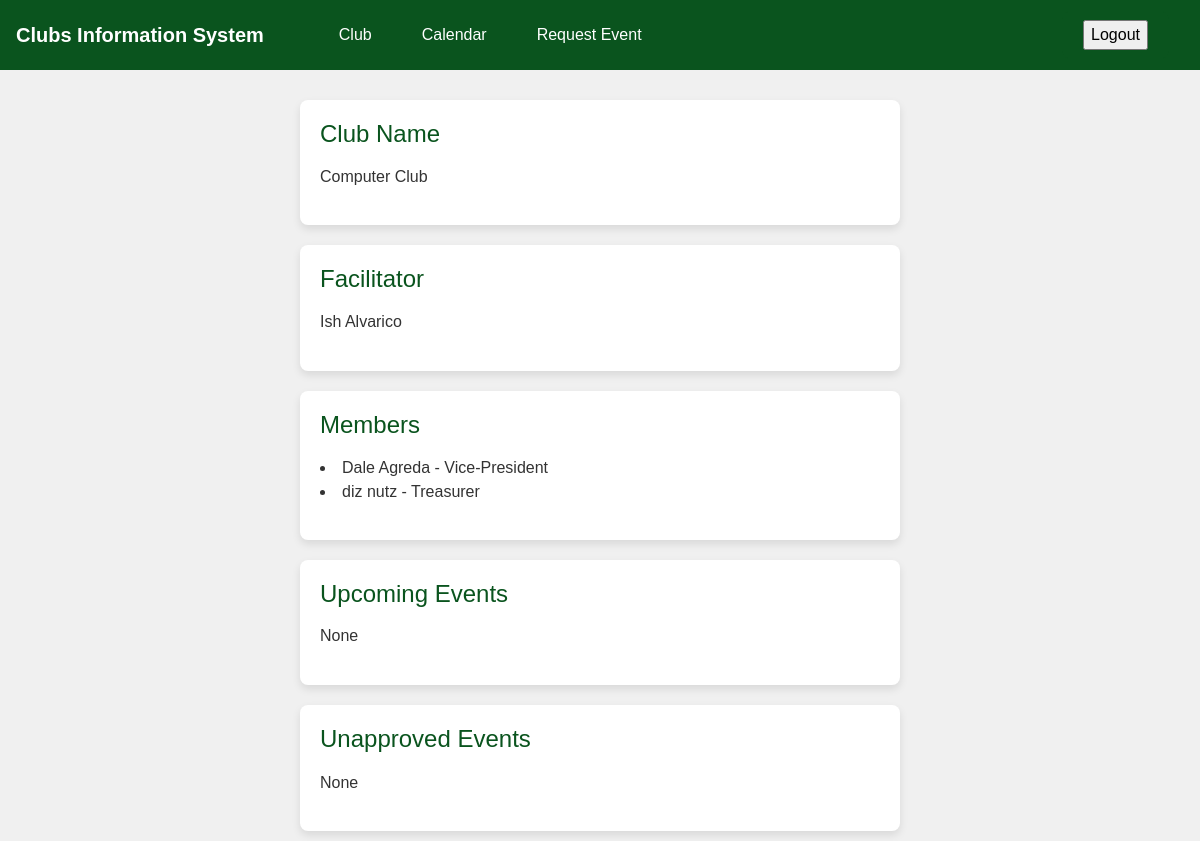
Page /student/club/club.php (signed in) on the committed database.
### tables this page shows
CREATE TABLE `faculty` (
  `faculty_id` int(10) NOT NULL,
  `first_name` varchar(255) NOT NULL,
  `last_name` varchar(255) NOT NULL
);

CREATE TABLE `student` (
  `student_id` int(10) NOT NULL,
  `first_name` varchar(255) NOT NULL,
  `last_name` varchar(255) NOT NULL,
  `course` int(10) NOT NULL,
  `club` int(10) DEFAULT NULL,
  `position` int(10) NOT NULL
);

CREATE TABLE `position` (
  `position_id` int(10) NOT NULL,
  `position_name` varchar(255) NOT NULL
);

### student/club/club.php (the view, shortened to what this page needs)
<!DOCTYPE html>
<html lang="en">
<head>
  <link href="https://maxcdn.bootstrapcdn.com/bootstrap/4.5.2/css/bootstrap.min.css" rel="stylesheet">
</head>
<body>
  <nav class="navbar navbar-expand-lg">
    <a class="navbar-brand" href="#">Clubs Information System</a>
    <div class="collapse navbar-collapse" id="navbarNav">
      <ul class="navbar-nav mr-auto">
        <li class="nav-item">
          <a class="nav-link" href="../club/club.php">Club</a>
        </li>
        <li class="nav-item">
          <a class="nav-link" href="../calendar/dynamic-full-calendar.html">Calendar</a>
        </li>
        <li class="nav-item">
          <a class="nav-link" href="../request/request.php">Request Event</a>
        </li>
      </ul>
      <ul class="navbar-nav">
        <li class="nav-item">
		  <form class="btn btn-logout" action="../logout.php" method="post">
		<input type="submit" name="submit_button" value="Logout">
		</form>
        </li>
      </ul>
    </div>
  </nav>
  <div class="container">
    <div class="box">
      <h2>Club Name</h2>
      <p>
		<?php
		$conn = new mysqli("localhost", "root", "", "website_project");
		$firstName = $_SESSION['first_name'];
		$lastName = $_SESSION['last_name'];
		$club_name = $conn->query("SELECT club_name FROM club WHERE club_id = (SELECT club FROM student WHERE first_name = '$firstName' AND last_name = '$lastName')");
		if($club_name->num_rows > 0)
		{
			echo $_SESSION['club_name'];
		}
	?>
	  </p>
    </div>
    <div class="box">
      <h2>Facilitator</h2>
      <p>
		<?php
		$conn = new mysqli("localhost", "root", "", "website_project");
		$firstName = $_SESSION['first_name'];
		$lastName = $_SESSION['last_name'];
		$club_name = $conn->query("SELECT first_name, last_name FROM faculty WHERE faculty_id = (SELECT facilitator FROM club WHERE club_id = (SELECT club FROM student WHERE first_name = '$firstName' AND last_name = '$lastName'))");
		if($club_name->num_rows > 0)
		{
			$row = $club_name->fetch_assoc();
			echo $row["first_name"]." ".$row['last_name'];
		}
		else{
			echo "None";
		}
	?>
	  </p>
    </div>
    <div class="box">
      <h2>Members</h2>
      <p class="members">
		<?php
		$club = $_SESSION['club_name'];
		$conn = new mysqli("localhost", "root", "", "website_project");
		$club_name = $conn->query("SELECT student.first_name, student.last_name, position.position_name FROM student
		INNER JOIN position on student.position = position.position_id
		WHERE student.club = (SELECT club_id FROM club WHERE club_name = '$club')");
		if($club_name->num_rows > 0)
		{
			while ($row = $club_name->fetch_assoc()) {
            echo '<li>' . $row['first_name'] . ' ' . $row['last_name'] . ' - ' . $row['position_name'] . '</li>';
        }
		}
		else{
			echo "None";
		}
	?>
	  </p>
    </div>
    <div class="box">
      <h2>Upcoming Events</h2>
      <p>
		<?php
			$conn = new mysqli("localhost", "root", "", "website_project");
		$club = $_SESSION['club'];
		$club_act = $conn->query("SELECT calendar_event_master.event_id, calendar_event_master.parents_permit, calendar_event_master.is_approved, club.club_name, calendar_event_master.event_name, calendar_event_master.event_start_date, calendar_event_master.event_end_date, calendar_event_master.submitted_by FROM calendar_event_master
		INNER JOIN student ON calendar_event_master.submitted_by = CONCAT(student.first_name, ' ' , student.last_name)
		INNER JOIN club ON club_id = student.club
		WHERE club.club_name = '$club' AND calendar_event_master.is_approved = 2 AND calendar_event_master.event_start_date > CURDATE()");
		if($club_act->num_rows > 0)
		{
			while ($row = $club_act->fetch_assoc()) {
				if($row['parents_permit'] == NULL)
				{
					echo "<li style='margin: 10px;'>" . $row['event_name'] . ' - ' . $row['event_start_date'] . '</li>';
				}
				else if($row['parents_permit'] == "required")
				{
					echo "<li style='margin: 10px;'>" . $row['event_name'] . ' - ' . $row['event_start_date'] . "<button style='padding: 5px 10px;
            border: none;
            background-color: #0a541e;
            color: white;
            cursor: pointer;
            border-radius: 3px;
			margin-left: 10px' class='approve-btn' onclick='requirePermit(" . $row["event_id"] . ")'>Submit Permit</button>".'</li>';
				}
				else if($row['parents_permit'] == "submitted")
				{
					$event = $row["event_id"];
					$permit = $conn->query("SELECT * from permit WHERE event_id = '$event'");
					while($per = $permit->fetch_assoc())
					{
						$submitted_by = $per["submitted_by"];
						$fileTitle = $per["file_title"];
						$filePath = $per["file_path"];
						echo "<li style='margin: 10px;'>" . $row['event_name'] . ' - ' . "<p><a href='$filePath' download>Download File</a></p>. </li>";
					}
				}
			}
        }
		else{
			echo "None";
		}
		?>
	  </p>
    </div>
    <div class="box">
      <h2>Unapproved Events</h2>
      <p><p>
		<?php
			$conn = new mysqli("localhost", "root", "", "website_project");
		$club = $_SESSION['club'];
		$club_act = $conn->query("SELECT calendar_event_master.is_approved, club.club_name, calendar_event_master.event_name, calendar_event_master.event_start_date, calendar_event_master.event_end_date, calendar_event_master.submitted_by FROM calendar_event_master
		INNER JOIN student ON calendar_event_master.submitted_by = CONCAT(student.first_name, ' ' , student.last_name)
		INNER JOIN club ON club_id = student.club
		WHERE club.club_name = '$club' AND calendar_event_master.is_approved = 0 OR calendar_event_master.is_approved = 1");
		if($club_act->num_rows > 0)
		{
			while ($row = $club_act->fetch_assoc()) {
            echo '<li>' . $row['event_name'] . ' - ' . $row['event_start_date'] . '</li>';
			}
        }
		else{
			echo "None";
		}
		?></p>
    </div>
  </div>
</body>
</html>

### student/club/club.php (style rules this page uses)
body { font-family: Arial, sans-serif; background-color: #f0f0f0; margin: 0; padding: 0; }
.container { display: flex; flex-wrap: wrap; justify-content: center; margin-top: 20px; }
.box { background-color: #ffffff; color: #333; width: 600px; padding: 20px; margin: 10px; border-radius: 8px; box-shadow: 0 4px 8px rgba(0, 0, 0, 0.1); transition: transform 0.3s ease-in-out; }
h2 { font-size: 24px; margin-bottom: 15px; color: #0a541e; }
p { font-size: 16px; line-height: 1.6; }
.navbar { background-color: #0a541e; color: white; }
.navbar-brand { color: white !important; font-weight: bold; margin-right: 50px; }
.navbar-nav .nav-item .nav-link { color: white !important; padding: 15px 25px; transition: background-color 0.3s; border-radius: 8px; }
.navbar-nav .nav-item:last-child { margin-right: 15px; }
.btn-logout { color: white; background-color: #0a541e; border-color: #0a541e; transition: background-color 0.3s; border-radius: 8px; padding: 8px 20px; }

### rows in the picture
faculty: first_name "Ish", last_name "Alvarico"
student: first_name "Dale", last_name "Agreda", position.position_name "Vice-President"
student: first_name "diz", last_name "nutz", position.position_name "Treasurer"

### other values in the picture
$_SESSION['club_name'] "Computer Club"
